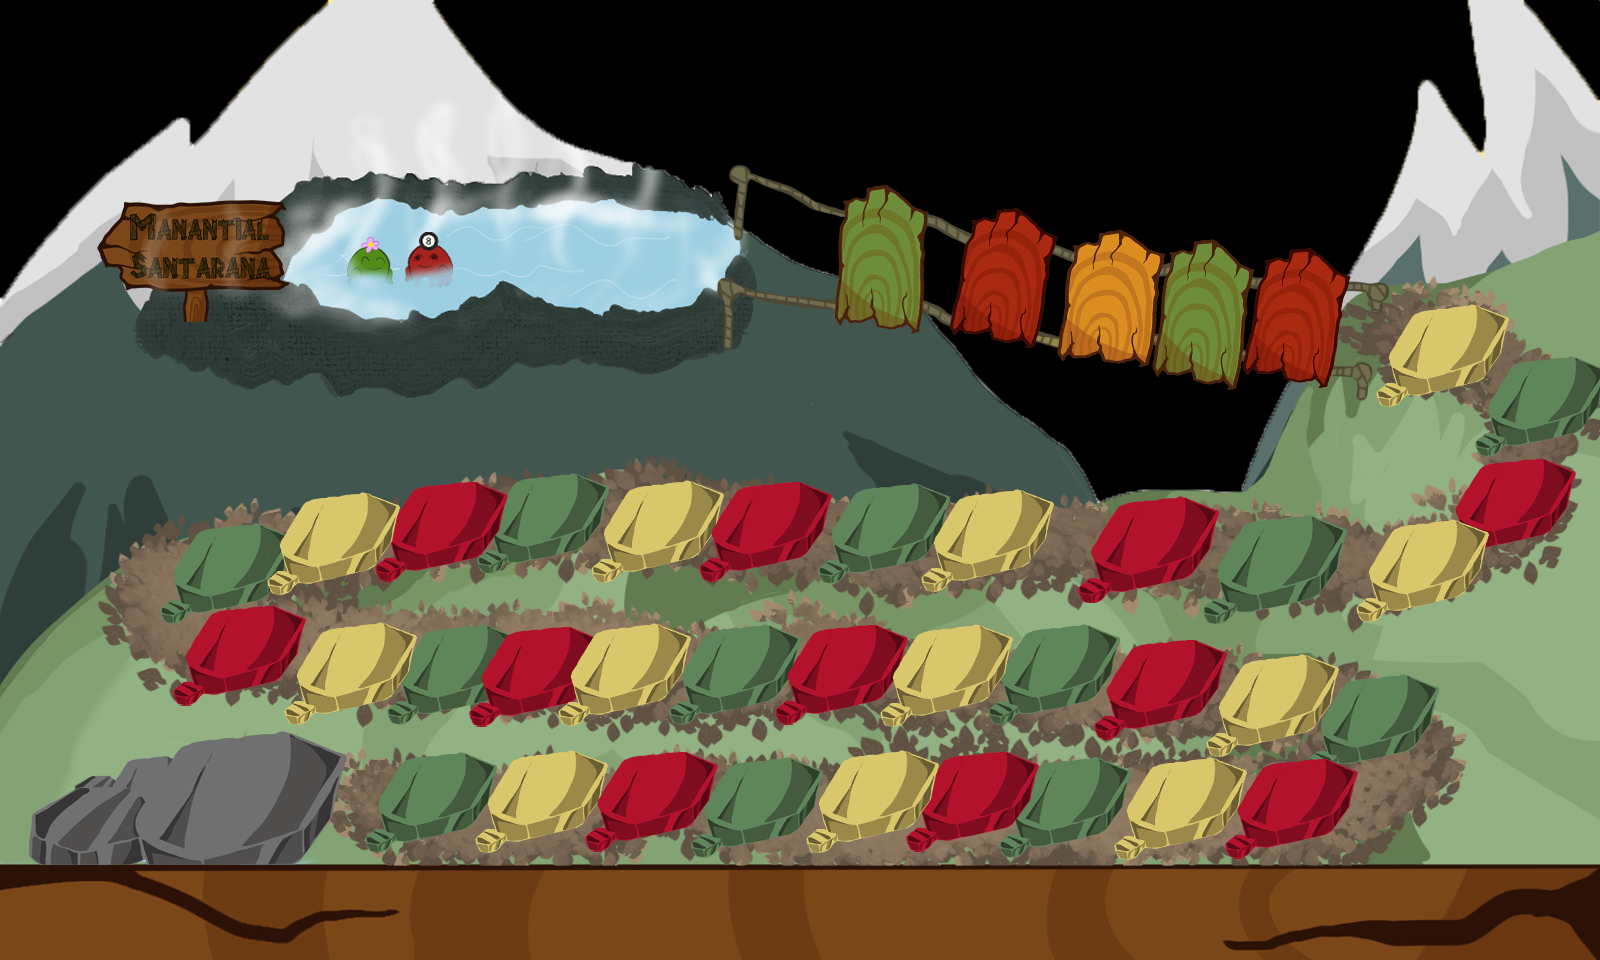

A level layout from a 2D game, rendered from its tile map. Below: a short description, then the map file with tile-grid data replaced by summaries:
An orthogonal 50x30 tile map with 32x32 px tiles, 1 tile layer (Fondo) and 49 objects (5x boton, 1, 2, 3, 4, ...).

<map version="1.9" tiledversion="1.9.2" orientation="orthogonal" renderorder="right-down" width="50" height="30" tilewidth="32" tileheight="32" infinite="0" nextlayerid="7" nextobjectid="93">
 <editorsettings>
  <export format="json" />
 </editorsettings>
 <tileset firstgid="1" name="tablero_bg" tilewidth="32" tileheight="32" tilecount="1500" columns="50">
  <image source="../images/tablero_bg.png" trans="ff00ff" width="1600" height="960" />
 </tileset>
 <layer id="1" name="Fondo" width="50" height="30">
  <data>[1500 cells, 1500 non-empty, 1500 distinct tile ids]</data>
 </layer>
 <objectgroup id="3" name="Objetos">
  <object id="7" name="CasVerdes" class="1" x="430.667" y="797.333">
   <point />
  </object>
  <object id="9" name="CasAmar" class="2" x="541.333" y="800">
   <point />
  </object>
  <object id="6" name="CasRojas" class="3" x="648.667" y="800">
   <point />
  </object>
  <object id="56" name="CasVerdes" class="4" x="745.333" y="798">
   <point />
  </object>
  <object id="57" name="CasVerdes" class="7" x="1063.33" y="798">
   <point />
  </object>
  <object id="58" name="CasVerdes" class="10" x="1371.33" y="713.333">
   <point />
  </object>
  <object id="59" name="CasVerdes" class="13" x="1044.67" y="671.333">
   <point />
  </object>
  <object id="61" name="CasVerdes" class="16" x="726" y="673.333">
   <point />
  </object>
  <object id="62" name="CasVerdes" class="19" x="452" y="665.333">
   <point />
  </object>
  <object id="60" name="CasVerdes" class="22" x="225.333" y="566.667">
   <point />
  </object>
  <object id="63" name="CasVerdes" class="25" x="535.333" y="519.333">
   <point />
  </object>
  <object id="64" name="CasVerdes" class="28" x="879.333" y="524.667">
   <point />
  </object>
  <object id="65" name="CasVerdes" class="31" x="1260" y="570">
   <point />
  </object>
  <object id="68" name="CasVerdes" class="34" x="1538.67" y="408.667">
   <point />
  </object>
  <object id="66" name="CasVerdes" class="37" x="1199.33" y="320.667">
   <point />
  </object>
  <object id="67" name="CasVerdes" class="40" x="878" y="268.667">
   <point />
  </object>
  <object id="46" name="CasGana" class="41" x="624" y="287.333">
   <point />
  </object>
  <object id="69" name="CasAmar" class="5" x="867.333" y="794">
   <point />
  </object>
  <object id="70" name="CasAmar" class="8" x="1176.67" y="796.667">
   <point />
  </object>
  <object id="71" name="CasAmar" class="11" x="1266" y="693.333">
   <point />
  </object>
  <object id="72" name="CasAmar" class="14" x="935.333" y="672.667">
   <point />
  </object>
  <object id="73" name="CasAmar" class="17" x="620.667" y="672">
   <point />
  </object>
  <object id="74" name="CasAmar" class="20" x="355.333" y="662.667">
   <point />
  </object>
  <object id="75" name="CasAmar" class="23" x="334" y="534">
   <point />
  </object>
  <object id="76" name="CasAmar" class="26" x="650" y="522.667">
   <point />
  </object>
  <object id="77" name="CasAmar" class="29" x="984" y="533.333">
   <point />
  </object>
  <object id="78" name="CasAmar" class="32" x="1426.67" y="568.667">
   <point />
  </object>
  <object id="79" name="CasAmar" class="35" x="1429.33" y="348.667">
   <point />
  </object>
  <object id="80" name="CasAmar" class="38" x="1111.33" y="306">
   <point />
  </object>
  <object id="81" name="CasRojas" class="6" x="966.667" y="791.333">
   <point />
  </object>
  <object id="82" name="CasRojas" class="9" x="1277.33" y="808">
   <point />
  </object>
  <object id="83" name="CasRojas" class="12" x="1151.33" y="686.667">
   <point />
  </object>
  <object id="84" name="CasRojas" class="15" x="834.667" y="672.667">
   <point />
  </object>
  <object id="85" name="CasRojas" class="18" x="538.667" y="672.667">
   <point />
  </object>
  <object id="86" name="CasRojas" class="21" x="248.667" y="642.667">
   <point />
  </object>
  <object id="87" name="CasRojas" class="24" x="443.333" y="524">
   <point />
  </object>
  <object id="88" name="CasRojas" class="27" x="762" y="523.333">
   <point />
  </object>
  <object id="89" name="CasRojas" class="30" x="1156" y="546.667">
   <point />
  </object>
  <object id="92" name="CasRojas" class="33" x="1495.33" y="496.667">
   <point />
  </object>
  <object id="90" name="CasRojas" class="36" x="1278" y="336">
   <point />
  </object>
  <object id="91" name="CasRojas" class="39" x="1000" y="281.333">
   <point />
  </object>
 </objectgroup>
 <objectgroup id="4" name="Players">
  <object id="49" name="sapo3" class="sapo3" x="81.8021" y="711.695">
   <point />
  </object>
  <object id="47" name="sapo2" class="sapo2" x="105.236" y="787.154">
   <point />
  </object>
  <object id="48" name="sapo1" class="sapo1" x="192.569" y="788.046">
   <point />
  </object>
 </objectgroup>
 <objectgroup id="5" name="Botones">
  <object id="50" name="Saltote" class="boton" x="790" y="907.333">
   <point />
  </object>
  <object id="51" name="Salir" class="boton" x="164" y="74">
   <point />
  </object>
  <object id="52" name="Score" class="boton" x="1368" y="62">
   <point />
  </object>
  <object id="54" name="Dado" class="boton" x="1186" y="884.667">
   <point />
  </object>
  <object id="55" name="Ayuda" class="boton" x="1498.67" y="903.333">
   <point />
  </object>
 </objectgroup>
</map>